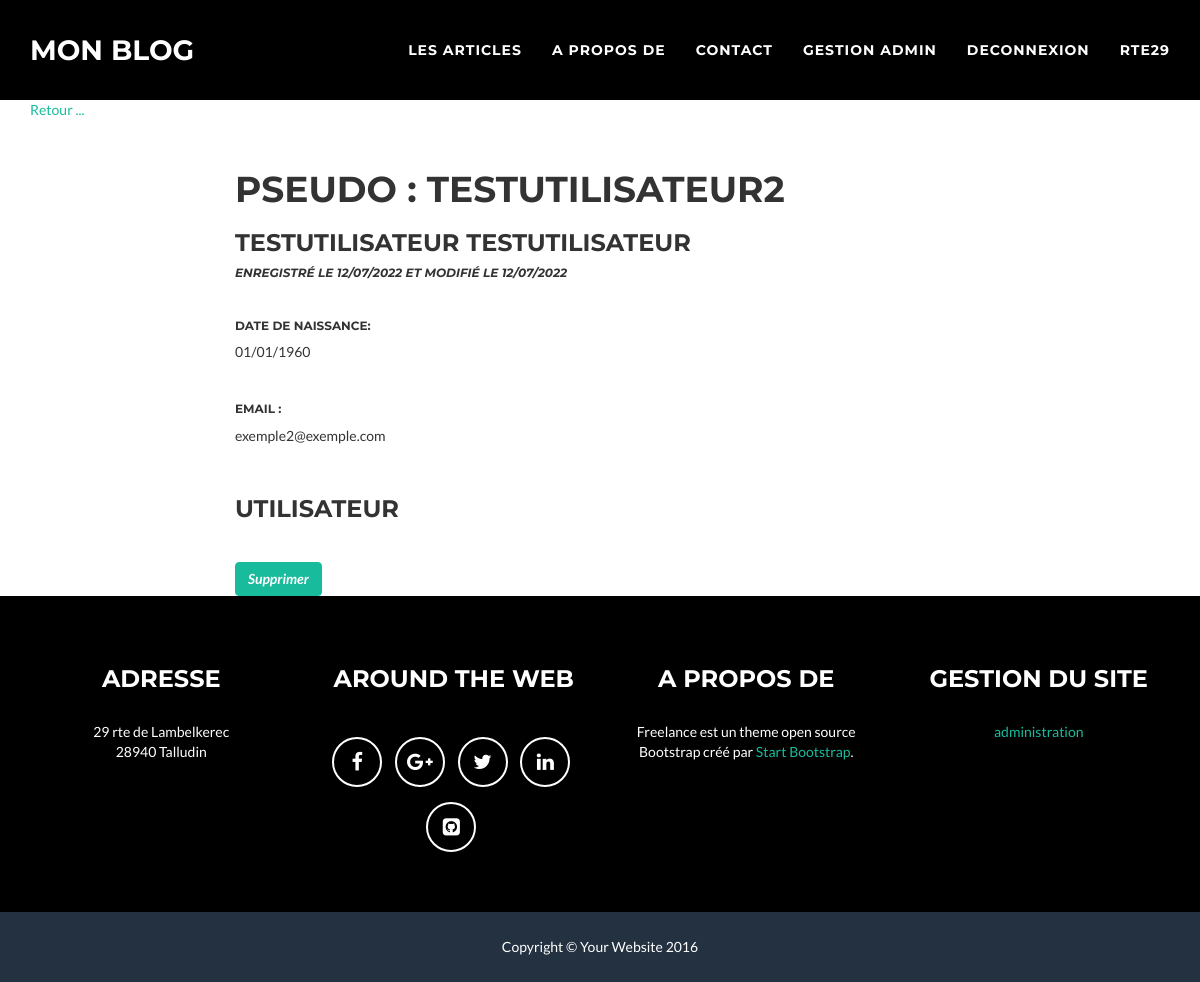
Page /index.php?action=editUserAll&id=43 (signed in) on the committed database.
### tables this page shows
CREATE TABLE IF NOT EXISTS `user` (
  `id` int(11) NOT NULL AUTO_INCREMENT,
  `last_name` varchar(55) NOT NULL,
  `first_name` varchar(55) NOT NULL,
  `birthday` date NOT NULL,
  `email` varchar(55) NOT NULL,
  `admin_role` tinyint(1) NOT NULL,
  `user_registration_date` date NOT NULL,
  `user_update_date` date NOT NULL,
  `username` varchar(55) NOT NULL,
  `pwd` varchar(55) NOT NULL,
  PRIMARY KEY (`id`)
);

### controller/backend.php (called while the page is built, shortened)
<?php
require_once 'model/UserManager.php';
function editUserAll()
{
    $userId = $_GET['id'];
    $user = new \Blog\Model\Subscribe();
    $editUserAll = $user->getUser($userId);
require 'public/view/backend/editAccountAll.php';
}

### model/UserManager.php (called while the page is built, shortened)
<?php
class Subscribe extends Manager
{
    public function getUser($userId)
    {
        $db = $this->dbConnect();
        $req = $db->prepare('SELECT id, last_name, first_name, DATE_FORMAT(birthday, \'%d/%m/%Y\') AS birthday_fr, email, admin_role,  DATE_FORMAT(user_registration_date, \'%d/%m/%Y\')
        AS user_registration_date_fr, DATE_FORMAT(user_update_date, \'%d/%m/%Y\')
        AS user_update_date_fr, username FROM user WHERE id = ?');
        $req->execute(array($userId));
        $user = $req->fetch();
        return $user;
    }
}

### public/view/backend/editAccountAll.php (the view)
<?php
if(isset($_SESSION['PSEUDO']) && $_SESSION['ADMIN']==1){
include('./public/view/frontend/navigation.php');
?>
<div class="container">
    <section>
        <p><a href="index.php?action=allAccount">Retour ...</a></p><br/>
        <div class="rows">
            <div class="col-lg-8 col-lg-offset-2">
                <h1>Pseudo : <?= htmlspecialchars($editUserAll['username']) ?></h1>
                <h3><?= htmlspecialchars($editUserAll['last_name']) . ' ' . htmlspecialchars($editUserAll['first_name']) ?></h3>
                <h6><em>enregistré le <?= $editUserAll['user_registration_date_fr'] ?> et modifié le <?= $editUserAll['user_update_date_fr'] ?></em></h6><br>
                <h6>date de naissance: </h6>
                <p><?= nl2br(htmlspecialchars($editUserAll['birthday_fr'])) ?></p><br>
                <h6>email : </h6>
                <p><?= nl2br(htmlspecialchars($editUserAll['email'])) ?></p><br>
                <p><?php
                    if($editUserAll['admin_role'] ==1)
                    {
                        ?>
                        <h4><em>ADMINISTRATEUR</em></h4><br>
                        <?php
                    }
                    else
                    {
                        ?>
                        <h3>Utilisateur</h3><br>
                        <?php
                    }
                    ?>
                </p>
                <em><a href="index.php?action=deleteUser" class="btn btn-success"
                onclick="return confirm('Vous êtes sur le point de supprimer un compte ainsi que tous les commentaires déposés par l\'utilisateur. Cette action sera définitive. Confirmez votre choix')">
                Supprimer</a></em>
            </div>
        </div>
    </section>
</div>
<?php
include('./public/view/frontend/footer.php');
}
else{
    header('Location: index.php?action=listPosts');
}
?>

### rows in the picture
user: username "TESTUTILISATEUR2", last_name "TESTUTILISATEUR", first_name "TESTUTILISATEUR", email "exemple2@exemple.com"

### other values in the picture
$_SESSION['PSEUDO'] "RTE29"
$editUserAll['user_registration_date_fr'] "12/07/2022"
$editUserAll['user_update_date_fr'] "12/07/2022"
$editUserAll['birthday_fr'] "01/01/1960"
